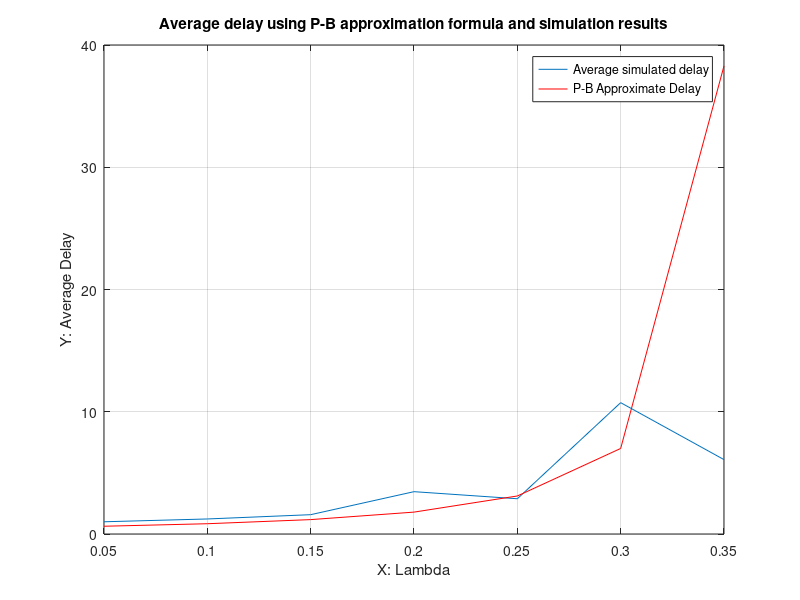

Source code (MATLAB):
W = zeros(size(1:7));%Pseudo Bayesian approximation delay (Theoretical)
D = zeros(size(1:7));%Average simulated delay (Real)
index = 1;%This variable will be used to iterate through W and D arrays

for lambda=0.05:0.05:0.35
    
    m=100;%Total number of nodes
    n=0;%Real backlog
    backlog=zeros(size(1:1000));%Real backlog array
    n_estimated=0;%Estimated backlog
    backlog_estimate=zeros(size(1:1000));%Estimated backlog array
    node_status=zeros(size(1:100));%Status of nodes ( 1 stands for backlogged/ 0 for unbacklogged ) 
    Pr = zeros(size(1:100));%Probability of k packets arriving in a node at a given time slot
    packets_arrival=zeros(size(1:1000));%Number of packets arriving at a time slot
    packets_leaving=zeros(size(1:1000));%Number of packets leaving at a time slot
    track_time=zeros(size(1:100));%Track packet delay array
    real_delay=[];%Accumulated real delay
    
    for j = 0:101
          %Poisson arrival of packets at a node
          Pr(j+1) = poisspdf(j, lambda/m);
    end

    for t = 1:1000
            
        transmit=zeros(size(1:100));%Temporary array to see how many nodes are trying to transmit in the system

            %Part 01: Figure our which nodes are backlogged
            count=0;
            for j = 1:100 %Loop over all nodes 
                a=rand(1);%Random realization of Pr (probability that k packets arrived at node j)
                if node_status(j) == 0 %Unbacklogged node
                    if 0 <= a && a <= Pr(1)% No packet arrival: Pr(x <= 0)
                        %Nothing changes
                    elseif a > sum(Pr(1:1))%More than one arrival
                        node_status(j)=1; %1. Node becomes backlogged
                        track_time(j)=1;%Note arrival time
                        n=n+1;%2. Update the backlog of the system
                        count=count+1;
                    end
                else %Backlogged nodes
                    %Nothing changes
                end
            end
            packets_arrival(t) = count;%Update number of arrivals at this time slot

            %Calculate qr
            if n_estimated >= 0 && n_estimated < 1
               q_r = 1;
            else
               q_r = 1/n_estimated;
            end

            for j = 1:100 %Loop over all nodes and test the backlogged nodes
               if node_status(j) == 1 %Backlogged node (has a packet)
                   b=rand(1);%Random outcome for each backlogged node
                   if b <= q_r 
                       transmit(j) = 1;%This node is transmitting
                   else%The node is not transmitting
                       track_time(j)=track_time(j)+1;%Increment the delay time of this node (packet)
                   end    
               end
            end

            if sum(transmit(1:100)) == 0 %Idle slot
                n_estimated=max(lambda, n_estimated + lambda - 1);%Based on feedback 0
                packets_leaving(t) = 0;
            elseif sum(transmit) == 1 %Successful slot
                n = n-1;%n decreases
                n_estimated = max(lambda, n_estimated + lambda - 1);%Based on feedback 1               
                packets_leaving(t) = 1;
                %Update node_status : one backlogged node has to become unbacklogged
                for x =1:100
                    if transmit(x) == 1
                        node_status(x)=0;%Free one node to become unbacklogged
                        real_delay= [real_delay, track_time(x)];
                        track_time(x)=0;
                        break;
                    end
                end
            else %Collision slot
                n_estimated = n_estimated + lambda + (exp(1)-2)^-1;%Based on feedback e
                packets_leaving(t) = 0;
                track_time = track_time + node_status;
            end
            
            %Save backlog results at time t
            backlog(t) = n;
            backlog_estimate(t) = n_estimated; 
    
    end

    packets_arrived=1:1000;%Total packets arrived from the begining
    packets_left=1:1000;%Total packets leaving from the begining
    for x=1:1000
            packets_arrived(x)= sum(packets_arrival(1:x));
            packets_left(x)= sum(packets_leaving(1:x));
    end
    
    D(index) = mean(real_delay);
    W(index) = ((exp(1)-0.5)/(1-lambda*exp(1)))-(((exp(1)-1)*((exp(1)^lambda)-1))/(lambda*(1-((exp(1)-1)*((exp(1)^lambda)-1)))));
    index = index + 1;
end


lambdaArray = [0.05 0.1 0.15 0.2 0.25 0.3 0.35]; 
figure(3)
plot(lambdaArray,D)
hold on
plot(lambdaArray,W,'r')
grid on
xlabel('X: Lambda')
ylabel('Y: Average Delay')
title('Average delay using P-B approximation formula and simulation results')
legend('Average simulated delay','P-B Approximate Delay')



